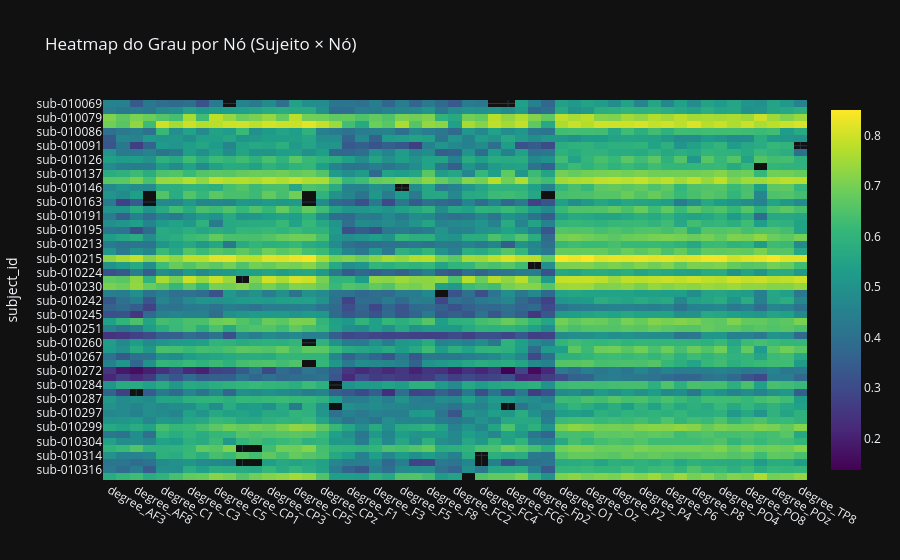

The cell this chart's notebook holds for it:
### Code cell
fig = px.imshow(
    df_degree_matrix,
    aspect="auto",
    title="Heatmap do Grau por Nó (Sujeito × Nó)",
    color_continuous_scale="Viridis"
)
fig.show()

### Figure 1 — Plotly figure (JSON) as saved in the notebook; plotly's stock layout.template omitted (floating-point values rounded to 4 significant figures; data arrays with more than 128 entries replaced by an {"elided": "..."} marker saying what was removed)
{"data": [{"coloraxis": "coloraxis", "hovertemplate": "x: %{x}<br>subject_id: %{y}<br>color: %{z}<extra></extra>", "name": "0", "type": "heatmap", "x": ["degree_AF3", "degree_AF4", "degree_AF8", "degree_AFz", "degree_C1", "degree_C2", "degree_C3", "degree_C4", "degree_C5", "degree_C6", "degree_CP1", "degree_CP2", "degree_CP3", "degree_CP4", "degree_CP5", "degree_CP6", "degree_CPz", "degree_Cz", "degree_F1", "degree_F2", "degree_F3", "degree_F4", "degree_F5", "degree_F6", "degree_F8", "degree_FC1", "degree_FC2", "degree_FC3", "degree_FC4", "degree_FC5", "degree_FC6", "degree_FT7", "degree_Fp2", "degree_Fz", "degree_O1", "degree_O2", "degree_Oz", "degree_P1", "degree_P2", "degree_P3", "degree_P4", "degree_P5", "degree_P6", "degree_P7", "degree_P8", "degree_PO3", "degree_PO4", "degree_PO7", "degree_PO8", "degree_PO9", "degree_POz", "degree_Pz", "degree_TP8"], "xaxis": "x", "y": ["sub-010069", "sub-010069", "sub-010070", "sub-010070", "sub-010079", "sub-010079", "sub-010084", "sub-010084", "sub-010086", "sub-010086", "sub-010089", "sub-010089", "sub-010091", "sub-010091", "sub-010092", "sub-010092", "sub-010126", "sub-010126", "sub-010136", "sub-010136", "sub-010137", "sub-010137", "sub-010138", "sub-010138", "sub-010146", "sub-010146", "sub-010157", "sub-010157", "sub-010163", "sub-010163", "sub-010176", "sub-010176", "sub-010191", "sub-010191", "sub-010192", "sub-010192", "sub-010195", "sub-010195", "sub-010207", "sub-010207", "sub-010213", "sub-010213", "sub-010214", "sub-010214", "sub-010215", "sub-010215", "sub-010220", "sub-010220", "sub-010224", "sub-010224", "sub-010229", "sub-010229", "sub-010230", "sub-010230", "sub-010239", "sub-010239", "sub-010242", "sub-010242", "sub-010243", "sub-010243", "sub-010245", "sub-010245", "sub-010246", "sub-010246", "sub-010251", "sub-010251", "sub-010258", "sub-010258", "sub-010260", "sub-010260", "sub-010266", "sub-010266", "sub-010267", "sub-010267", "sub-010270", "sub-010270", "sub-010272", "sub-010272", "sub-010283", "sub-010283", "sub-010284", "sub-010284", "sub-010286", "sub-010286", "sub-010287", "sub-010287", "sub-010290", "sub-010290", "sub-010297", "sub-010297", "sub-010298", "sub-010298", "sub-010299", "sub-010299", "sub-010303", "sub-010303", "sub-010304", "sub-010304", "sub-010305", "sub-010305", "sub-010314", "sub-010314", "sub-010315", "sub-010315", "sub-010316", "sub-010316", "sub-010318", "sub-010318"], "yaxis": "y", "z": {"elided": "108x53 float values"}}], "layout": {"coloraxis": {"colorscale": [[0, "#440154"], [0.1111, "#482878"], [0.2222, "#3e4989"], [0.3333, "#31688e"], [0.4444, "#26828e"], [0.5556, "#1f9e89"], [0.6667, "#35b779"], [0.7778, "#6ece58"], [0.8889, "#b5de2b"], [1, "#fde725"]]}, "title": {"text": "Heatmap do Grau por Nó (Sujeito × Nó)"}, "xaxis": {"anchor": "y", "domain": [0, 1]}, "yaxis": {"anchor": "x", "autorange": "reversed", "domain": [0, 1], "title": {"text": "subject_id"}}}}
